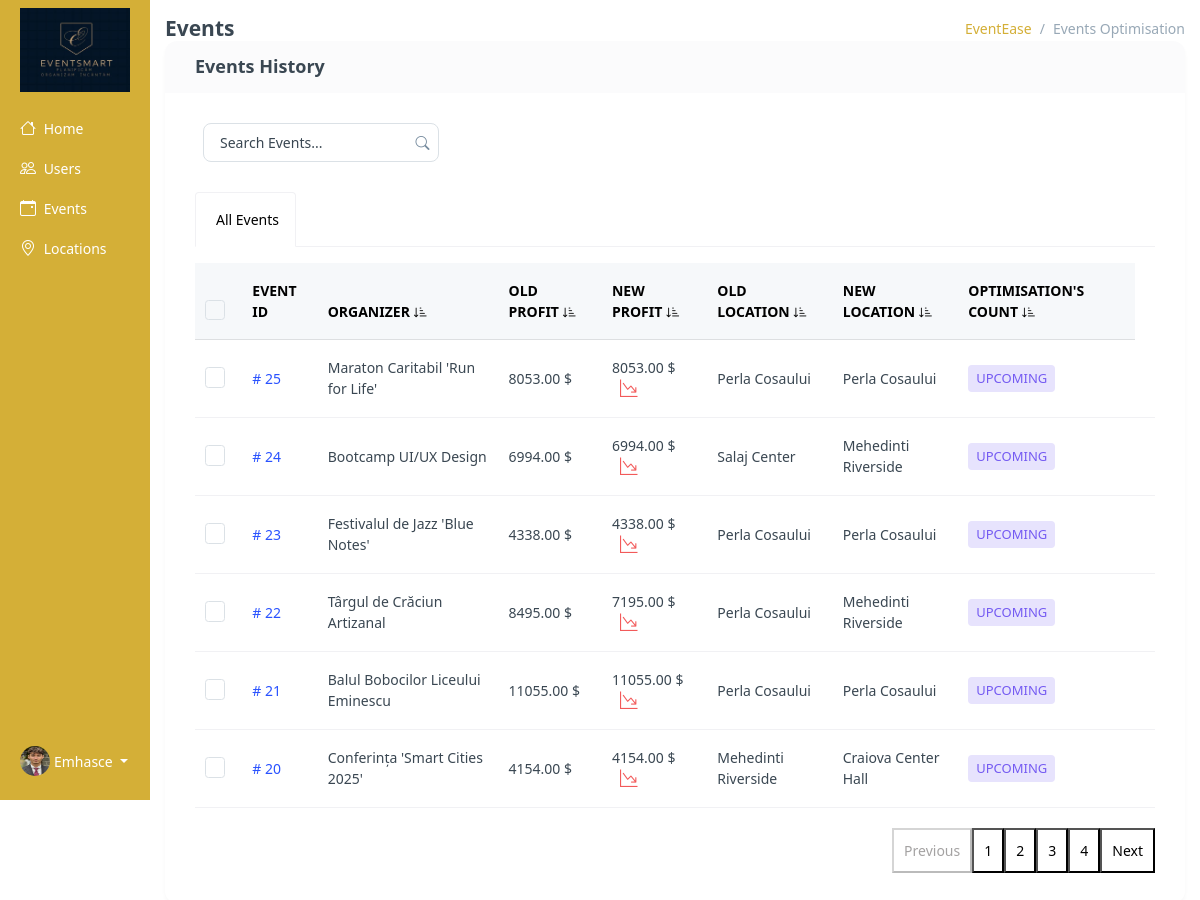
The app's page /admin-optimise-events/ (signed in), older data.
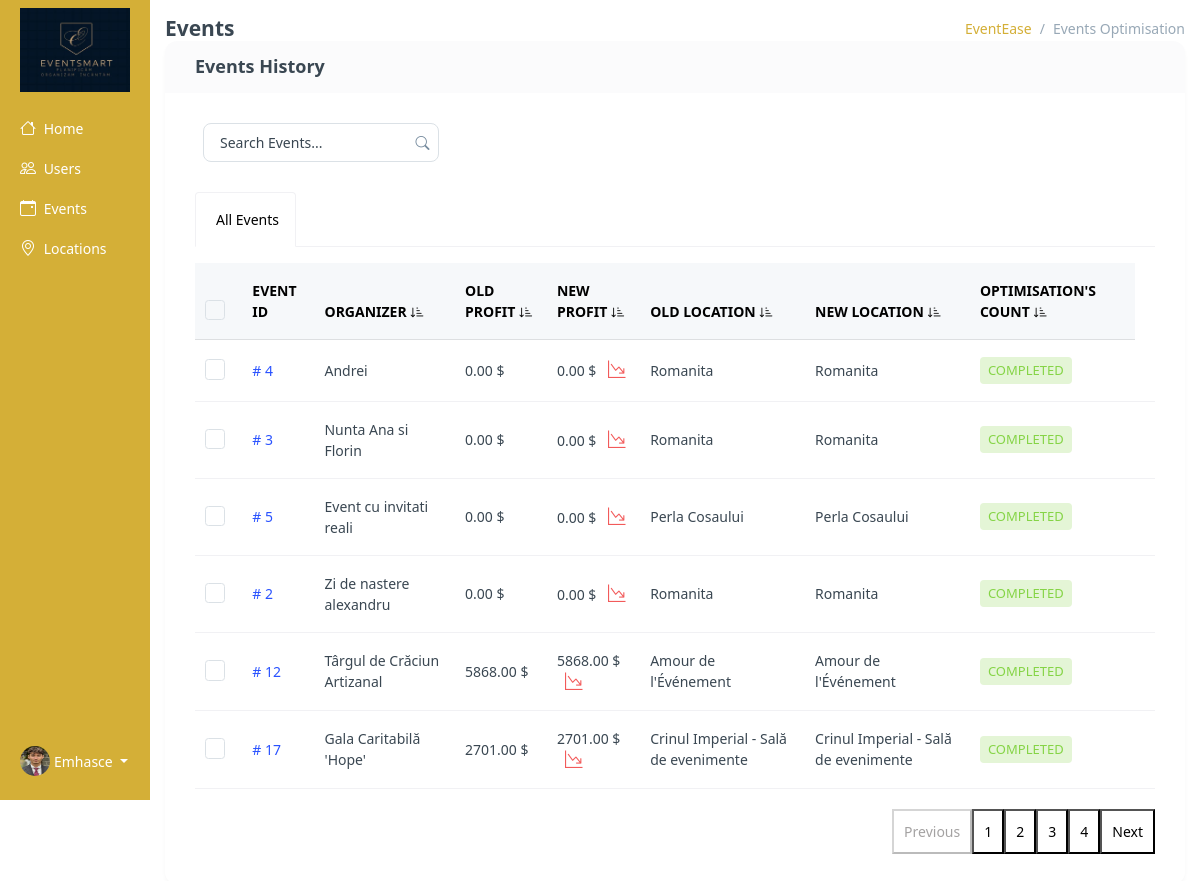
The same page, newer data.
### base/models.py (models this page shows, shortened)
class OptimisedEvent(models.Model):
    event = models.ForeignKey(
        'Event',
        on_delete=models.CASCADE,
        related_name='optimisation_results',
        verbose_name="Eveniment"
    )
    original_location = models.ForeignKey(
        'Location',
        on_delete=models.SET_NULL,
        null=True,
        blank=True,
        related_name='optimised_original_events',
        verbose_name="Locație inițială"
    )
    original_location_cost = models.DecimalField(
        max_digits=10,
        decimal_places=2,
        default=0.00,
        verbose_name="Cost locație inițială"
    )
    optimized_location = models.ForeignKey(
        'Location',
        on_delete=models.SET_NULL,
        null=True,
        blank=True,
        related_name='optimised_new_events',
        verbose_name="Locație optimizată"
    )
    optimized_location_cost = models.DecimalField(
        max_digits=10,
        decimal_places=2,
        default=0.00,
        verbose_name="Cost locație optimizată"
    )
    event_gross_profit = models.DecimalField(
        max_digits=10,
        decimal_places=2,
        default=0.00,
        verbose_name="Profit brut eveniment"
    )
    profit_net_old = models.DecimalField(
        max_digits=10,
        decimal_places=2,
        default=0.00,
        verbose_name="Profit net inițial"
    )
    profit_net_new = models.DecimalField(
        max_digits=10,
        decimal_places=2,
        default=0.00,
        verbose_name="Profit net optimizat"
    )
    optimized_at = models.DateTimeField(
        default=timezone.now,
        verbose_name="Data optimizării"
    )
    run_id = models.UUIDField(
        default=uuid.uuid4,
        editable=False,
        unique=False,
        verbose_name="ID Rulare Optimizare"
    )
    class Meta:
        ordering = ['-optimized_at', 'event__event_date']
        verbose_name = "Eveniment Optimizat"
        verbose_name_plural = "Evenimente Optimizate"
    @property
    def display_original_location(self):
        if self.original_location:
            return self.original_location.name
        return "Previous Location Removed"

class Event(models.Model):
    location = models.ForeignKey(Location, on_delete=models.SET_NULL, null=True, blank=True)
    event_name = models.CharField(max_length=100)
    event_date = models.DateField()
    event_time = models.TimeField()
    event_description = models.TextField(null=True, blank=True)
    created_at = models.DateTimeField(auto_now_add=True)
    guests = models.ManyToManyField(Guests, related_name='events', blank=True)
    completed = models.BooleanField(default=False)
    types = models.ManyToManyField(Type, blank=True)
    cost = models.DecimalField(max_digits=10, decimal_places=2, default=3000)
    updated_at = models.DateTimeField(auto_now=True)
    is_canceled = models.BooleanField(default=False)
    organized_by = models.ForeignKey(
        User,
        on_delete=models.CASCADE,
        related_name="organized_events",
        blank=True,
        null=True
    )

class Location(models.Model):
    owner = models.ForeignKey(User, on_delete=models.SET_NULL, null=True)
    user_account = models.OneToOneField(User, on_delete=models.CASCADE, null=True, related_name='user_account')
    name = models.CharField(max_length=100)
    description = models.TextField(null=True, blank=True)
    gallery = models.ImageField(upload_to='images/', null=True, blank=True)
    location = models.TextField(max_length=30)
    types = models.ManyToManyField(Type, blank=True)
    seats_numbers = models.IntegerField(null=True, blank=True)
    created_at = models.DateTimeField(auto_now_add=True)
    cost = models.DecimalField(max_digits=12, decimal_places=2,default=3000)
    number = models.CharField(max_length=20, default="+(40) 74 83 64 823")

### base/views.py (the view)
@login_required(login_url='login')
def admin_optimise_events(request):
    last_optimisation = OptimisedEvent.objects.order_by('-optimized_at').first()
    if last_optimisation:
        events = OptimisedEvent.objects.filter(run_id=last_optimisation.run_id)
    else:
        events = []
    today_date = datetime.today().date()
    today_time = datetime.now().time()
    context = {
        'today_date':today_date,
        'today_time':today_time,
        'events':events,
    }
    return render(request, 'base/optimise_events.html', context)

### base/context_processors.py (called while the page is built)
def media_url(request):
    return {
        'MEDIA_URL': settings.MEDIA_URL
    }

### base/templates/base/optimise_events.html (shortened to what the changed rows need)
{% extends 'main.html' %}
{% block content %}
<div class="container-fluid">
    <div class="row flex-nowrap">
        <div class="col py-3 events">
            <div class="row">
                <div class="col-lg-12">
                    <div class="card" id="eventList">
                        <div class="card-body pt-0">
                            <div>
                                <div class="table-responsive table-card mb-1">
                                    <div id="home1" class="tab-pane fade show active">
                                        <table class="table table-nowrap align-middle" id="eventTable">
                                            <thead class="text-muted table-light">
                                                <tr class="text-uppercase">
                                                    <th scope="col" style="width: 25px;">
                                                        <div class="form-check">
                                                            <input class="form-check-input" type="checkbox" id="checkAll" value="option">
                                                        </div>
                                                    </th>
                                                    <th class="sort" data-sort="id">Event ID </th>
                                                    <th class="sort" data-sort="event_organizer">Organizer <i class="bi bi-sort-down-alt"></i></th>
                                                    <th class="sort" data-sort="date">Old Profit <i class="bi bi-sort-down-alt"></i></th>
                                                    <th class="sort" data-sort="amount">New Profit <i class="bi bi-sort-down-alt"></i></th>
                                                    <th class="sort" data-sort="payment">Old Location <i class="bi bi-sort-down-alt"></i></th>
                                                    <th class="sort" data-sort="status">New Location <i class="bi bi-sort-down-alt"></i></th>
                                                    <th class="sort" data-sort="city">Optimisation's count <i class="bi bi-sort-down-alt"></i></th>
                                                </tr>
                                            </thead>
                                            <tbody class="list form-check-all">
                                                {% for item in events %}
                                                        <tr>
                                                            <th scope="row">
                                                                <div class="form-check">
                                                                    <input class="form-check-input" type="checkbox" name="checkAll" value="option{{ forloop.counter0 }}">
                                                                </div>
                                                            </th>
                                                            <td class="id"><a href="{% url 'admin-view-event' item.event.id %}" class="fw-medium link-primary"> # {{ item.event.id }} </a></td>
                                                            <td class="event_organizer"> {{ item.event.event_name }} </td>
                                                            <td class="event_name"> {{ item.profit_net_old  }} $ </td>
                                                            <td class="event_date"> {{ item.profit_net_new  }} $
                                                                {% if item.profit_net_old < item.profit_net_new %}
                                                                <i class="h5 ms-2 text-success bi bi-graph-up-arrow"></i>
                                                                {% else %}
                                                                <i class="h5 ms-2 text-danger bi bi-graph-down-arrow"></i>
                                                                {% endif %}
                                                            </td>
                                                            <td class="amount"> {{ item.display_original_location }} </td>
                                                            <td class="payment"> {{ item.optimized_location.name }} </td>
                                                            {% if item.event.cancelled %}
                                                            <td class="status"><span class="badge bg-danger-subtle text-danger text-uppercase">Cancelled</span></td>
                                                        {% elif item.event.event_date > today_date %}
                                                            <td class="status"><span class="badge bg-info-subtle text-info text-uppercase">Upcoming</span></td>
                                                        {% elif item.event.event_date < today_date %}
                                                            <td class="status"><span class="badge bg-success-subtle text-success text-uppercase">Completed</span></td>
                                                        {% elif item.event.event_date == today_date %}
                                                            {% if item.event.event_time <= today_time %}
                                                            <td class="status"><span class="badge bg-success-subtle text-success text-uppercase">Ongoing</span></td>
                                                            {% else %}
                                                            <td class="status"><span class="badge bg-info-subtle text-info text-uppercase">Upcoming</span></td>
                                                            {% endif %}
                                                        {% endif %}
                                                            <td>
                                                            </td>
                                                        </tr>
                                                {% endfor %}
                                            </tbody>
                                        </table>
                                    </div>
                                </div>
                            </div>
                        </div>
                    </div>
                </div>
            </div>
        </div>
    </div>
</div>
{% endblock content %}

Row changes from the older to the newer data that the page shows:
no longer on this page (row unchanged): OptimisedEvent: event.id "25", event.event_name "Maraton Caritabil 'Run for Life'", profit_net_old "8053.00", profit_net_new "8053.00", display_original_location "Perla Cosaului", optimized_location.name "Perla Cosaului", shows "UPCOMING"
no longer on this page (row unchanged): OptimisedEvent: event.id "24", event.event_name "Bootcamp UI/UX Design", profit_net_old "6994.00", profit_net_new "6994.00", display_original_location "Salaj Center", optimized_location.name "Mehedinti Riverside", shows "UPCOMING"
no longer on this page (row unchanged): OptimisedEvent: event.id "23", event.event_name "Festivalul de Jazz 'Blue Notes'", profit_net_old "4338.00", profit_net_new "4338.00", display_original_location "Perla Cosaului", optimized_location.name "Perla Cosaului", shows "UPCOMING"
no longer on this page (row unchanged): OptimisedEvent: event.id "22", event.event_name "Târgul de Crăciun Artizanal", profit_net_old "8495.00", profit_net_new "7195.00", display_original_location "Perla Cosaului", optimized_location.name "Mehedinti Riverside", shows "UPCOMING"
no longer on this page (row unchanged): OptimisedEvent: event.id "21", event.event_name "Balul Bobocilor Liceului Eminescu", profit_net_old "11055.00", profit_net_new "11055.00", display_original_location "Perla Cosaului", optimized_location.name "Perla Cosaului", shows "UPCOMING"
no longer on this page (row unchanged): OptimisedEvent: event.id "20", event.event_name "Conferința 'Smart Cities 2025'", profit_net_old "4154.00", profit_net_new "4154.00", display_original_location "Mehedinti Riverside", optimized_location.name "Craiova Center Hall", shows "UPCOMING"
added OptimisedEvent: event.id "4", event.event_name "Andrei", profit_net_old "0.00", profit_net_new "0.00", display_original_location "Romanita", optimized_location.name "Romanita", shows "COMPLETED"
added OptimisedEvent: event.id "3", event.event_name "Nunta Ana si Florin", profit_net_old "0.00", profit_net_new "0.00", display_original_location "Romanita", optimized_location.name "Romanita", shows "COMPLETED"
added OptimisedEvent: event.id "5", event.event_name "Event cu invitati reali", profit_net_old "0.00", profit_net_new "0.00", display_original_location "Perla Cosaului", optimized_location.name "Perla Cosaului", shows "COMPLETED"
added OptimisedEvent: event.id "2", event.event_name "Zi de nastere alexandru", profit_net_old "0.00", profit_net_new "0.00", display_original_location "Romanita", optimized_location.name "Romanita", shows "COMPLETED"
added OptimisedEvent: event.id "12", event.event_name "Târgul de Crăciun Artizanal", profit_net_old "5868.00", profit_net_new "5868.00", display_original_location "Amour de l'Événement", optimized_location.name "Amour de l'Événement", shows "COMPLETED"
added OptimisedEvent: event.id "17", event.event_name "Gala Caritabilă 'Hope'", profit_net_old "2701.00", profit_net_new "2701.00", display_original_location "Crinul Imperial - Sală de evenimente", optimized_location.name "Crinul Imperial - Sală de evenimente", shows "COMPLETED"
